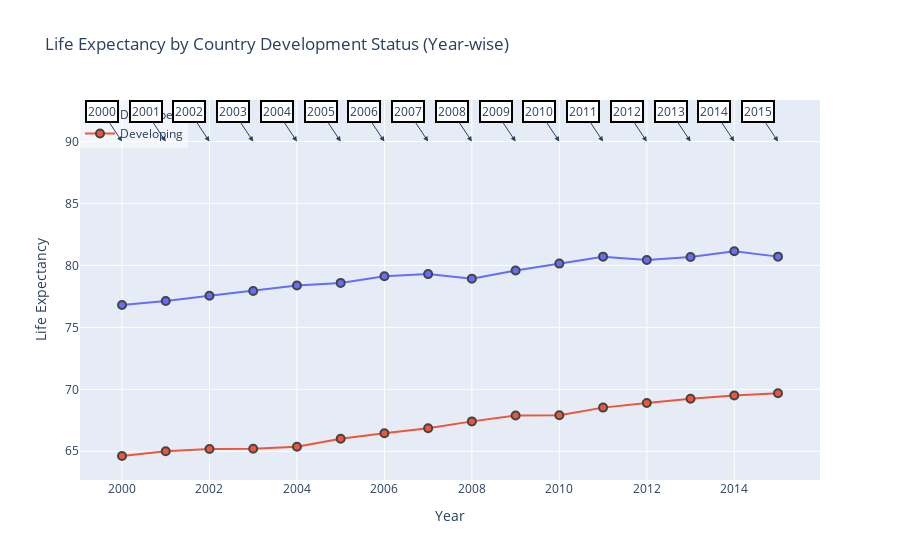

Notebook source saved alongside this figure:
### Markdown cell above
#Life Expectancy by Country Development Status (Year-wise)

### Code cell
df_grouped = df.groupby(['Year', 'Status'], as_index=False).mean()


fig = go.Figure()


developed_data = df_grouped[df_grouped['Status'] == 'Developed']
fig.add_trace(go.Scatter(x=developed_data['Year'], y=developed_data['Life expectancy '], mode='lines+markers',
                         name='Developed', marker=dict(size=8, line=dict(width=2)), 
                         hovertemplate='Year: %{x}<br>Life Expectancy: %{y:.1f}<extra></extra>'))


developing_data = df_grouped[df_grouped['Status'] == 'Developing']
fig.add_trace(go.Scatter(x=developing_data['Year'], y=developing_data['Life expectancy '], mode='lines+markers',
                          name='Developing', marker=dict(size=8, line=dict(width=2)), 
                          hovertemplate='Year: %{x}<br>Life Expectancy: %{y:.1f}<extra></extra>'))


fig.update_layout(title_text='Life Expectancy by Country Development Status (Year-wise)',
                  xaxis_title='Year', yaxis_title='Life Expectancy', hovermode='x',
                  legend=dict(x=0, y=1, bgcolor='rgba(255, 255, 255, 0.5)', bordercolor='rgba(0, 0, 0, 0)'),
                  annotations=[go.layout.Annotation(x=year, y=90, xref='x', yref='y', text=str(year), showarrow=True,
                                                     arrowhead=2, arrowsize=1, arrowwidth=1,
                                                     ax=-20, ay=-30, bordercolor='black', borderwidth=2,
                                                     bgcolor='white') for year in range(2000, 2016)])

fig.show()

### Figure 1 — Plotly figure (JSON) as saved in the notebook; plotly's stock layout.template omitted (floating-point values rounded to 4 significant figures)
{"data": [{"hovertemplate": "Year: %{x}<br>Life Expectancy: %{y:.1f}<extra></extra>", "marker": {"line": {"width": 2}, "size": 8}, "mode": "lines+markers", "name": "Developed", "type": "scatter", "x": [2000, 2001, 2002, 2003, 2004, 2005, 2006, 2007, 2008, 2009, 2010, 2011, 2012, 2013, 2014, 2015], "y": [76.8, 77.13, 77.55, 77.94, 78.38, 78.59, 79.13, 79.3, 78.93, 79.58, 80.15, 80.71, 80.44, 80.68, 81.14, 80.71]}, {"hovertemplate": "Year: %{x}<br>Life Expectancy: %{y:.1f}<extra></extra>", "marker": {"line": {"width": 2}, "size": 8}, "mode": "lines+markers", "name": "Developing", "type": "scatter", "x": [2000, 2001, 2002, 2003, 2004, 2005, 2006, 2007, 2008, 2009, 2010, 2011, 2012, 2013, 2014, 2015], "y": [64.62, 65.01, 65.19, 65.21, 65.37, 66.01, 66.45, 66.86, 67.41, 67.89, 67.91, 68.52, 68.9, 69.23, 69.5, 69.69]}], "layout": {"annotations": [{"arrowhead": 2, "arrowsize": 1, "arrowwidth": 1, "ax": -20, "ay": -30, "bgcolor": "white", "bordercolor": "black", "borderwidth": 2, "showarrow": true, "text": "2000", "x": 2000, "xref": "x", "y": 90, "yref": "y"}, {"arrowhead": 2, "arrowsize": 1, "arrowwidth": 1, "ax": -20, "ay": -30, "bgcolor": "white", "bordercolor": "black", "borderwidth": 2, "showarrow": true, "text": "2001", "x": 2001, "xref": "x", "y": 90, "yref": "y"}, {"arrowhead": 2, "arrowsize": 1, "arrowwidth": 1, "ax": -20, "ay": -30, "bgcolor": "white", "bordercolor": "black", "borderwidth": 2, "showarrow": true, "text": "2002", "x": 2002, "xref": "x", "y": 90, "yref": "y"}, {"arrowhead": 2, "arrowsize": 1, "arrowwidth": 1, "ax": -20, "ay": -30, "bgcolor": "white", "bordercolor": "black", "borderwidth": 2, "showarrow": true, "text": "2003", "x": 2003, "xref": "x", "y": 90, "yref": "y"}, {"arrowhead": 2, "arrowsize": 1, "arrowwidth": 1, "ax": -20, "ay": -30, "bgcolor": "white", "bordercolor": "black", "borderwidth": 2, "showarrow": true, "text": "2004", "x": 2004, "xref": "x", "y": 90, "yref": "y"}, {"arrowhead": 2, "arrowsize": 1, "arrowwidth": 1, "ax": -20, "ay": -30, "bgcolor": "white", "bordercolor": "black", "borderwidth": 2, "showarrow": true, "text": "2005", "x": 2005, "xref": "x", "y": 90, "yref": "y"}, {"arrowhead": 2, "arrowsize": 1, "arrowwidth": 1, "ax": -20, "ay": -30, "bgcolor": "white", "bordercolor": "black", "borderwidth": 2, "showarrow": true, "text": "2006", "x": 2006, "xref": "x", "y": 90, "yref": "y"}, {"arrowhead": 2, "arrowsize": 1, "arrowwidth": 1, "ax": -20, "ay": -30, "bgcolor": "white", "bordercolor": "black", "borderwidth": 2, "showarrow": true, "text": "2007", "x": 2007, "xref": "x", "y": 90, "yref": "y"}, {"arrowhead": 2, "arrowsize": 1, "arrowwidth": 1, "ax": -20, "ay": -30, "bgcolor": "white", "bordercolor": "black", "borderwidth": 2, "showarrow": true, "text": "2008", "x": 2008, "xref": "x", "y": 90, "yref": "y"}, {"arrowhead": 2, "arrowsize": 1, "arrowwidth": 1, "ax": -20, "ay": -30, "bgcolor": "white", "bordercolor": "black", "borderwidth": 2, "showarrow": true, "text": "2009", "x": 2009, "xref": "x", "y": 90, "yref": "y"}, {"arrowhead": 2, "arrowsize": 1, "arrowwidth": 1, "ax": -20, "ay": -30, "bgcolor": "white", "bordercolor": "black", "borderwidth": 2, "showarrow": true, "text": "2010", "x": 2010, "xref": "x", "y": 90, "yref": "y"}, {"arrowhead": 2, "arrowsize": 1, "arrowwidth": 1, "ax": -20, "ay": -30, "bgcolor": "white", "bordercolor": "black", "borderwidth": 2, "showarrow": true, "text": "2011", "x": 2011, "xref": "x", "y": 90, "yref": "y"}, {"arrowhead": 2, "arrowsize": 1, "arrowwidth": 1, "ax": -20, "ay": -30, "bgcolor": "white", "bordercolor": "black", "borderwidth": 2, "showarrow": true, "text": "2012", "x": 2012, "xref": "x", "y": 90, "yref": "y"}, {"arrowhead": 2, "arrowsize": 1, "arrowwidth": 1, "ax": -20, "ay": -30, "bgcolor": "white", "bordercolor": "black", "borderwidth": 2, "showarrow": true, "text": "2013", "x": 2013, "xref": "x", "y": 90, "yref": "y"}, {"arrowhead": 2, "arrowsize": 1, "arrowwidth": 1, "ax": -20, "ay": -30, "bgcolor": "white", "bordercolor": "black", "borderwidth": 2, "showarrow": true, "text": "2014", "x": 2014, "xref": "x", "y": 90, "yref": "y"}, {"arrowhead": 2, "arrowsize": 1, "arrowwidth": 1, "ax": -20, "ay": -30, "bgcolor": "white", "bordercolor": "black", "borderwidth": 2, "showarrow": true, "text": "2015", "x": 2015, "xref": "x", "y": 90, "yref": "y"}], "hovermode": "x", "legend": {"bgcolor": "rgba(255, 255, 255, 0.5)", "bordercolor": "rgba(0, 0, 0, 0)", "x": 0, "y": 1}, "title": {"text": "Life Expectancy by Country Development Status (Year-wise)"}, "xaxis": {"title": {"text": "Year"}}, "yaxis": {"title": {"text": "Life Expectancy"}}}}
